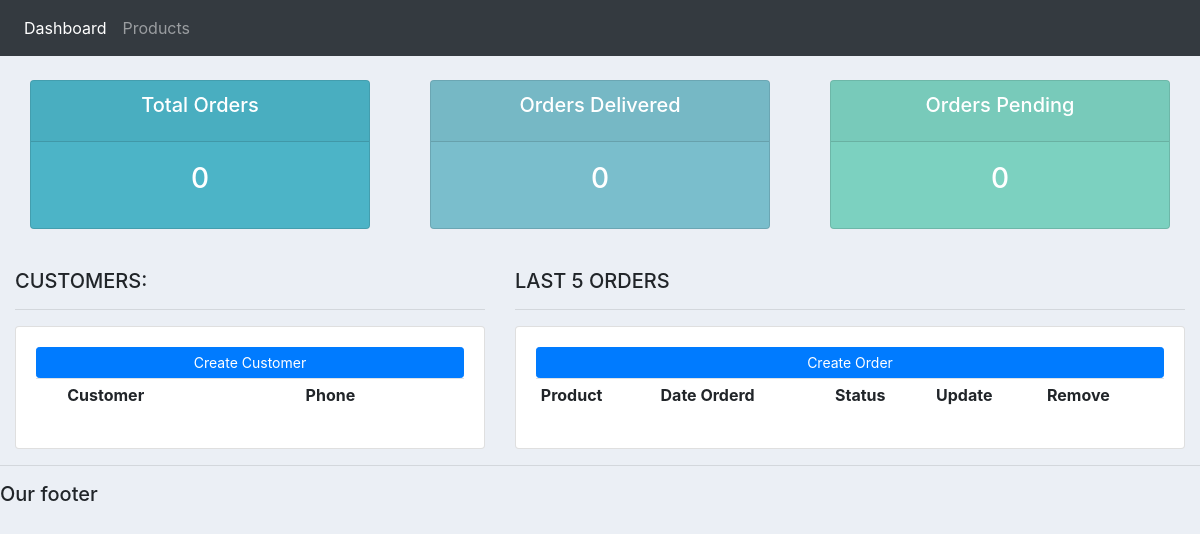
Before: / with the older database file.
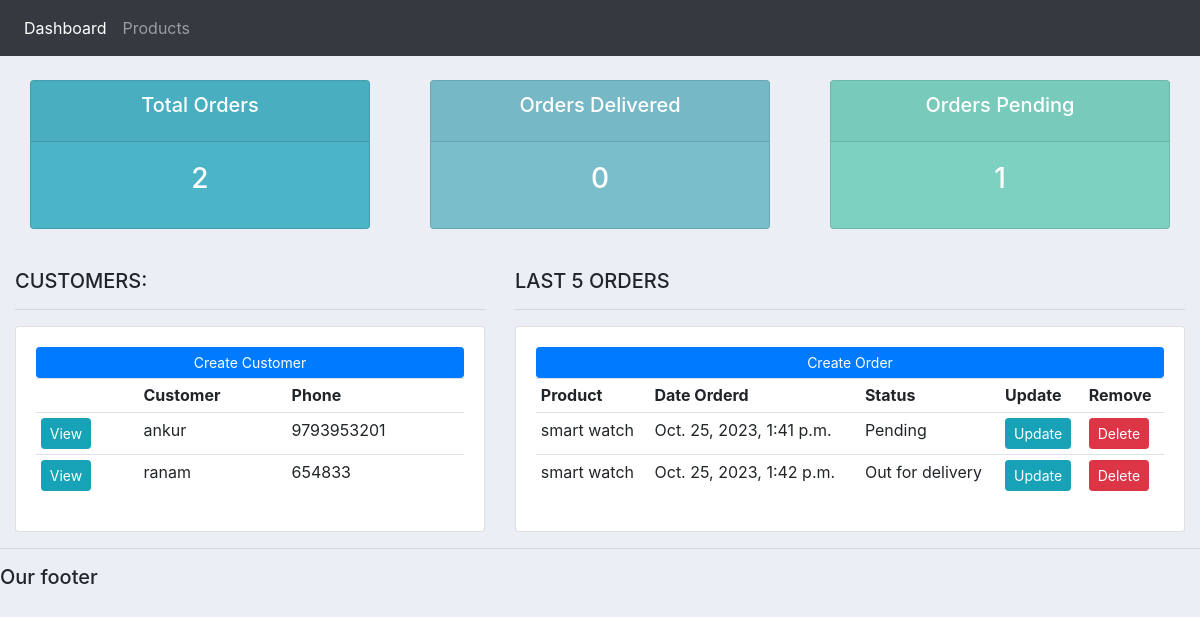
After: the same page with the newer database file.
### accounts/models.py (models this page shows, shortened)
class Customer(models.Model):
    name = models.CharField(max_length=200,null=True)
    phone = models.CharField(max_length=200,null=True)
    email = models.CharField(max_length=200,null=True)
    date_created= models.DateTimeField(auto_now_add=True, null=True)

class Order(models.Model):
    STATUS= (
      ('Pending','Pending'),
      ('Out for delivery','Out for delivery'),
      ('Delivered','Delivered'),
        )
    customer = models.ForeignKey(Customer,null=True,on_delete=models.SET_NULL)
    product = models.ForeignKey(Product,null=True,on_delete=models.SET_NULL)
    date_created=models.DateTimeField(auto_now_add=True,null=True)
    status= models.CharField(max_length=200,null=True, choices=STATUS)
    tag= models.ManyToManyField(Tag)

class Product(models.Model):
    CATEGORY=(('Indoor','Indoor'),('Out door','Out door'))
    name=models.CharField(max_length=200,null=True)
    price=models.FloatField(null=True)
    category=models.CharField(max_length=200,null=True,choices=CATEGORY)
    description=models.CharField(max_length=200,null=True,blank=True)
    date_created= models.DateTimeField(auto_now_add=True, null=True)
    def __str__(self):
        return self.name

### accounts/views.py (the view)
# urls.py: path('', views.home,name='home'),
def home(request):
    orders=Order.objects.all()
    customer=Customer.objects.all()
    total_customer= customer.count()
    total_order=orders.count()
    delivered=orders.filter(status='Delivered').count()
    pending=orders.filter(status='Pending').count()
    context={'orders':orders,'customer':customer,'total_customer':total_customer,'total_order':total_order,'delivered':delivered,'pending':pending}
    return render(request, 'accounts/dashboard.html',context)

### accounts/templates/accounts/dashboard.html
{%  extends 'accounts/main.html' %}
{% block content %}
{%  include 'accounts/status.html' %}
<br>
<div class="row">
	<div class="col-md-5">
		<h5>CUSTOMERS:</h5>
		<hr>
		<div class="card card-body">
			<a class="btn btn-primary  btn-sm btn-block" href="">Create Customer</a>
			<table class="table table-sm">
				<tr>
					<th></th>
					<th>Customer</th>
					<th>Phone</th>
				</tr>
                 {% for customer in customer %}
                       <tr>
						<td><a class="btn btn-sm btn-info" href="{% url 'customer' customer.id %}">View</a></td>
						<td>{{customer.name}}</td>
						<td>{{customer.phone}}</td>
					   </tr>
				 {% endfor %}
			</table>
		</div>
	</div>
	<div class="col-md-7">
		<h5>LAST 5 ORDERS</h5>
		<hr>
		<div class="card card-body">
			<a class="btn btn-primary  btn-sm btn-block" href="{% url 'create_order' %}">Create Order</a>
			<table class="table table-sm">
				<tr>
					<th>Product</th>
					<th>Date Orderd</th>
					<th>Status</th>
					<th>Update</th>
					<th>Remove</th>
				</tr>
				{% for order in orders %}
				<tr>
				<td>{{order.product}}</td>
				 <td>{{order.date_created}}</td>
				 <td>{{order.status}}</td>
				 <td><a class="btn btn-sm btn-info" href="">Update</a></td>
				 <td><a class="btn btn-sm btn-danger" href="">Delete</a></td>
				</tr>
		  {% endfor %}
			</table>
		</div>
	</div>
</div>
{% endblock %}

### accounts/templates/accounts/main.html (shortened to what this page needs)
{% load static %}
<!DOCTYPE html>
<html>
<head>
	<link rel="stylesheet" href="https://stackpath.bootstrapcdn.com/bootstrap/4.3.1/css/bootstrap.min.css">
	<link rel="stylesheet" href= "{% static '/css/main.css' %}">
</head>
<body>
	{%  include 'accounts/navbar.html' %}
	<div class="container-fluid">
	{% block content %}
	{% endblock %}
    </div>
	<hr>
	<h5>Our footer</h5>
</body>
</html>

### accounts/templates/accounts/navbar.html (shortened to what this page needs)
{% load static %}
<nav class="navbar navbar-expand-lg navbar-dark bg-dark">
    <div class="collapse navbar-collapse" id="navbarNav">
      <ul class="navbar-nav">
        <li class="nav-item active">
          <a class="nav-link" href="{% url 'home' %}">Dashboard</a>
        </li>
        <li class="nav-item">
          <a class="nav-link" href="{% url 'product' %}">Products</a>
        </li>
      </ul>
    </div>
  </nav>

### accounts/templates/accounts/status.html
<br>
<div class="row">
	<div class="col">
		<div class="col-md">
			<div class="card text-center text-white  mb-3" id="total-orders">
			  	<div class="card-header">
			  		<h5 class="card-title">Total Orders</h5>
			  	</div>
			  	<div class="card-body">
			    	<h3 class="card-title">{{total_order}}</h3>
			  	</div>
			</div>
		</div>
	</div>
	<div class="col">
		<div class="col-md">
			<div class="card text-center text-white  mb-3" id="orders-delivered">
			  	<div class="card-header">
			  		<h5 class="card-title">Orders Delivered</h5>
			  	</div>
			  	<div class="card-body">
			    	<h3 class="card-title">{{delivered}}</h3>
			  	</div>
			</div>
		</div>
	</div>
	<div class="col">
		<div class="col-md">
			<div class="card text-center text-white  mb-3" id="orders-pending">
			  	<div class="card-header">
			  		<h5 class="card-title">Orders Pending</h5>
			  	</div>
			  	<div class="card-body">
			    	<h3 class="card-title">{{pending}}</h3>
			  	</div>
			</div>
		</div>
	</div>
</div>

### static/css/main.css (style rules this page uses)
body { background-color: #ebeff5; }
#total-orders { background-color: #4cb4c7; }
#orders-delivered { background-color: #7abecc; }
#orders-pending { background-color: #7CD1C0; }

Changed rows visible on the page:
added Customer: name "ankur", phone "9793953201"
added Customer: name "ranam", phone "654833"
added Order: product "smart watch", date_created "Oct. 25, 2023, 1:41 p.m.", status "Pending"
added Order: product "smart watch", date_created "Oct. 25, 2023, 1:42 p.m.", status "Out for delivery"
Other visible differences:
{{ total_order }}: "0" → "2"
{{ pending }}: "0" → "1"
